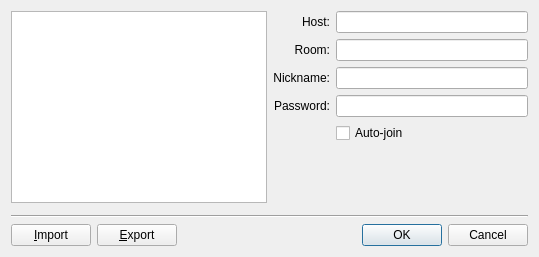
<ui version="4.0" >
 <class>BookmarkManage</class>
 <widget class="QDialog" name="BookmarkManage" >
  <property name="geometry" >
   <rect>
    <x>0</x>
    <y>0</y>
    <width>539</width>
    <height>257</height>
   </rect>
  </property>
  <property name="windowTitle" >
   <string>Manage Bookmarks</string>
  </property>
  <layout class="QGridLayout" >
   <item row="0" column="0" >
    <layout class="QVBoxLayout" >
     <item>
      <widget class="QListView" name="listView" >
       <property name="dragDropMode" >
        <enum>QAbstractItemView::InternalMove</enum>
       </property>
      </widget>
     </item>
     <item>
      <widget class="QDialogButtonBox" name="bookmarkButtonBox" >
       <property name="standardButtons" >
        <set>QDialogButtonBox::NoButton</set>
       </property>
      </widget>
     </item>
    </layout>
   </item>
   <item row="0" column="1" >
    <layout class="QGridLayout" >
     <item row="0" column="0" >
      <widget class="QLabel" name="label" >
       <property name="text" >
        <string>Host:</string>
       </property>
       <property name="alignment" >
        <set>Qt::AlignRight|Qt::AlignTrailing|Qt::AlignVCenter</set>
       </property>
      </widget>
     </item>
     <item row="0" column="1" >
      <widget class="QLineEdit" name="host" />
     </item>
     <item row="1" column="0" >
      <widget class="QLabel" name="label_2" >
       <property name="text" >
        <string>Room:</string>
       </property>
       <property name="alignment" >
        <set>Qt::AlignRight|Qt::AlignTrailing|Qt::AlignVCenter</set>
       </property>
      </widget>
     </item>
     <item row="1" column="1" >
      <widget class="QLineEdit" name="room" />
     </item>
     <item row="2" column="0" >
      <widget class="QLabel" name="label_3" >
       <property name="text" >
        <string>Nickname:</string>
       </property>
       <property name="alignment" >
        <set>Qt::AlignRight|Qt::AlignTrailing|Qt::AlignVCenter</set>
       </property>
      </widget>
     </item>
     <item row="2" column="1" >
      <widget class="QLineEdit" name="nickname" />
     </item>
     <item row="3" column="0" >
      <widget class="QLabel" name="label_4" >
       <property name="text" >
        <string>Password:</string>
       </property>
       <property name="alignment" >
        <set>Qt::AlignRight|Qt::AlignTrailing|Qt::AlignVCenter</set>
       </property>
      </widget>
     </item>
     <item row="3" column="1" >
      <widget class="QLineEdit" name="password" >
       <property name="echoMode" >
        <enum>QLineEdit::Password</enum>
       </property>
      </widget>
     </item>
     <item row="4" column="1" >
      <widget class="QCheckBox" name="autoJoin" >
       <property name="text" >
        <string>Auto-join</string>
       </property>
      </widget>
     </item>
     <item row="5" column="1" >
      <spacer>
       <property name="orientation" >
        <enum>Qt::Vertical</enum>
       </property>
       <property name="sizeHint" >
        <size>
         <width>66</width>
         <height>31</height>
        </size>
       </property>
      </spacer>
     </item>
    </layout>
   </item>
   <item row="1" column="0" colspan="2" >
    <widget class="Line" name="line" >
     <property name="orientation" >
      <enum>Qt::Horizontal</enum>
     </property>
    </widget>
   </item>
   <item row="2" column="1">
    <widget class="QDialogButtonBox" name="buttonBox" >
     <property name="standardButtons" >
      <set>QDialogButtonBox::Cancel|QDialogButtonBox::NoButton|QDialogButtonBox::Ok</set>
     </property>
    </widget>
   </item>
   <item row="2" column="0">
    <layout class="QHBoxLayout" name="importLayout">
     <item>
      <widget class="QPushButton" name="pb_import">
       <property name="toolTip">
        <string>Import bookmarks from file</string>
       </property>
       <property name="text">
        <string>&amp;Import</string>
       </property>
      </widget>
     </item>
     <item>
      <widget class="QPushButton" name="pb_export">
       <property name="toolTip">
        <string>Export bookmarks to file</string>
       </property>
       <property name="text">
        <string>&amp;Export</string>
       </property>
      </widget>
     </item>
     <item>
      <spacer name="horizontalSpacer">
       <property name="orientation">
        <enum>Qt::Horizontal</enum>
       </property>
       <property name="sizeHint" stdset="0">
        <size>
         <width>40</width>
         <height>20</height>
        </size>
       </property>
      </spacer>
     </item>
    </layout>
   </item>
  </layout>
 </widget>
 <resources/>
 <connections>
  <connection>
   <sender>buttonBox</sender>
   <signal>accepted()</signal>
   <receiver>BookmarkManage</receiver>
   <slot>accept()</slot>
   <hints>
    <hint type="sourcelabel" >
     <x>475</x>
     <y>252</y>
    </hint>
    <hint type="destinationlabel" >
     <x>454</x>
     <y>259</y>
    </hint>
   </hints>
  </connection>
  <connection>
   <sender>buttonBox</sender>
   <signal>rejected()</signal>
   <receiver>BookmarkManage</receiver>
   <slot>reject()</slot>
   <hints>
    <hint type="sourcelabel" >
     <x>384</x>
     <y>252</y>
    </hint>
    <hint type="destinationlabel" >
     <x>352</x>
     <y>259</y>
    </hint>
   </hints>
  </connection>
 </connections>
</ui>
